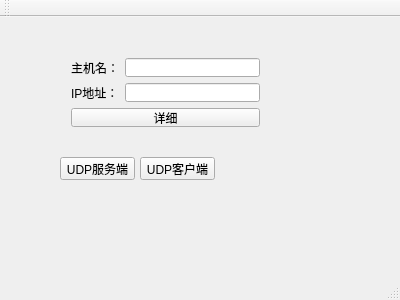
<?xml version="1.0" encoding="UTF-8"?>
<ui version="4.0">
 <class>MainWindow</class>
 <widget class="QMainWindow" name="MainWindow">
  <property name="geometry">
   <rect>
    <x>0</x>
    <y>0</y>
    <width>400</width>
    <height>300</height>
   </rect>
  </property>
  <property name="windowTitle">
   <string>MainWindow</string>
  </property>
  <widget class="QWidget" name="centralWidget">
   <widget class="QWidget" name="gridLayoutWidget">
    <property name="geometry">
     <rect>
      <x>60</x>
      <y>30</y>
      <width>211</width>
      <height>91</height>
     </rect>
    </property>
    <layout class="QGridLayout" name="layoutMain">
     <item row="0" column="0">
      <widget class="QLabel" name="labelHost">
       <property name="text">
        <string>主机名：</string>
       </property>
      </widget>
     </item>
     <item row="0" column="1">
      <widget class="QLineEdit" name="lineEditLocalHostName"/>
     </item>
     <item row="1" column="0">
      <widget class="QLabel" name="labelIp">
       <property name="text">
        <string>IP地址：</string>
       </property>
      </widget>
     </item>
     <item row="1" column="1">
      <widget class="QLineEdit" name="lineEditAddress"/>
     </item>
     <item row="2" column="0" colspan="2">
      <widget class="QPushButton" name="btnDetail">
       <property name="text">
        <string>详细</string>
       </property>
      </widget>
     </item>
    </layout>
   </widget>
   <widget class="QPushButton" name="BtnUDPServer">
    <property name="geometry">
     <rect>
      <x>60</x>
      <y>140</y>
      <width>75</width>
      <height>23</height>
     </rect>
    </property>
    <property name="text">
     <string>UDP服务端</string>
    </property>
   </widget>
   <widget class="QPushButton" name="udpClientBtn">
    <property name="geometry">
     <rect>
      <x>140</x>
      <y>140</y>
      <width>75</width>
      <height>23</height>
     </rect>
    </property>
    <property name="text">
     <string>UDP客户端</string>
    </property>
   </widget>
  </widget>
  <widget class="QMenuBar" name="menuBar">
   <property name="geometry">
    <rect>
     <x>0</x>
     <y>0</y>
     <width>400</width>
     <height>23</height>
    </rect>
   </property>
  </widget>
  <widget class="QToolBar" name="mainToolBar">
   <attribute name="toolBarArea">
    <enum>TopToolBarArea</enum>
   </attribute>
   <attribute name="toolBarBreak">
    <bool>false</bool>
   </attribute>
  </widget>
  <widget class="QStatusBar" name="statusBar"/>
 </widget>
 <layoutdefault spacing="6" margin="11"/>
 <resources/>
 <connections/>
</ui>
